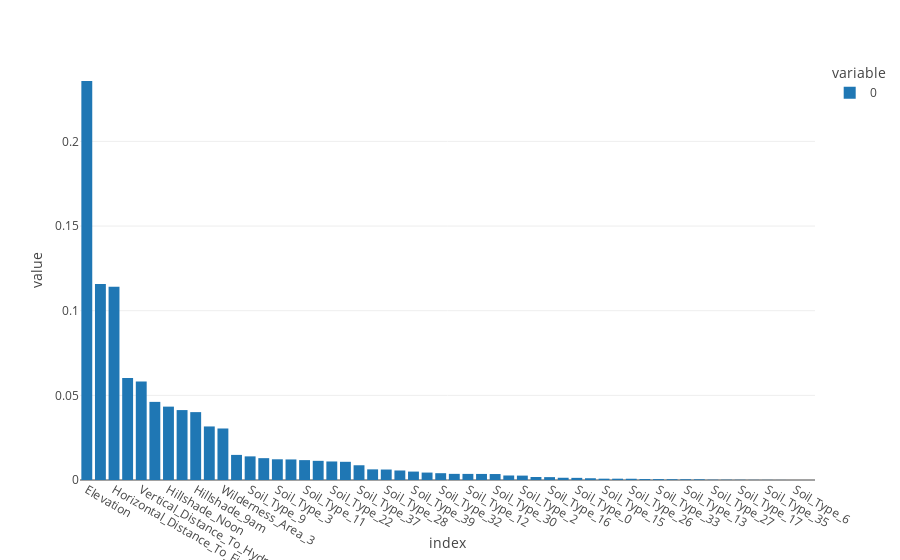

The code cell stored with this chart in its notebook:
### Code cell
px.bar(feature_importance, template="none")

### Figure 1 — Plotly figure (JSON) as saved in the notebook; plotly's stock layout.template omitted (floating-point values rounded to 4 significant figures)
{"data": [{"alignmentgroup": "True", "hovertemplate": "variable=0<br>index=%{x}<br>value=%{y}<extra></extra>", "legendgroup": "0", "marker": {"color": "#1F77B4", "pattern": {"shape": ""}}, "name": "0", "offsetgroup": "0", "orientation": "v", "showlegend": true, "textposition": "auto", "type": "bar", "x": ["Elevation", "Horizontal_Distance_To_Roadways", "Horizontal_Distance_To_Fire_Points", "Horizontal_Distance_To_Hydrology", "Vertical_Distance_To_Hydrology", "Aspect", "Hillshade_Noon", "Hillshade_3pm", "Hillshade_9am", "Slope", "Wilderness_Area_3", "Soil_Type_21", "Soil_Type_9", "Wilderness_Area_2", "Soil_Type_3", "Wilderness_Area_0", "Soil_Type_11", "Soil_Type_1", "Soil_Type_22", "Soil_Type_38", "Soil_Type_37", "Wilderness_Area_1", "Soil_Type_28", "Soil_Type_31", "Soil_Type_39", "Soil_Type_5", "Soil_Type_32", "Soil_Type_23", "Soil_Type_12", "Soil_Type_29", "Soil_Type_30", "Soil_Type_10", "Soil_Type_2", "Soil_Type_19", "Soil_Type_16", "Soil_Type_34", "Soil_Type_0", "Soil_Type_18", "Soil_Type_15", "Soil_Type_4", "Soil_Type_26", "Soil_Type_20", "Soil_Type_33", "Soil_Type_36", "Soil_Type_13", "Soil_Type_25", "Soil_Type_27", "Soil_Type_24", "Soil_Type_17", "Soil_Type_8", "Soil_Type_35", "Soil_Type_7", "Soil_Type_6", "Soil_Type_14"], "xaxis": "x", "y": [0.2357, 0.1157, 0.1142, 0.06028, 0.05817, 0.04614, 0.04334, 0.0413, 0.0401, 0.03163, 0.03043, 0.01483, 0.01396, 0.0129, 0.01224, 0.01214, 0.01174, 0.01132, 0.01094, 0.01075, 0.008708, 0.006287, 0.006181, 0.005625, 0.004971, 0.004387, 0.004022, 0.003628, 0.003605, 0.003578, 0.003525, 0.002664, 0.002598, 0.001779, 0.001703, 0.001322, 0.001263, 0.001033, 0.0007772, 0.0007758, 0.0007402, 0.0005508, 0.0005178, 0.0004583, 0.0004302, 0.0004089, 0.0001791, 0.000166, 0.0001377, 8.176e-05, 6.852e-05, 3.499e-05, 1.336e-05, 3.252e-06], "yaxis": "y"}], "layout": {"autosize": true, "barmode": "relative", "legend": {"title": {"text": "variable"}, "tracegroupgap": 0}, "margin": {"t": 60}, "xaxis": {"anchor": "y", "autorange": true, "domain": [0, 1], "range": [-0.5, 53.5], "title": {"text": "index"}, "type": "category"}, "yaxis": {"anchor": "x", "autorange": true, "domain": [0, 1], "range": [0, 0.2481], "title": {"text": "value"}, "type": "linear"}}}
